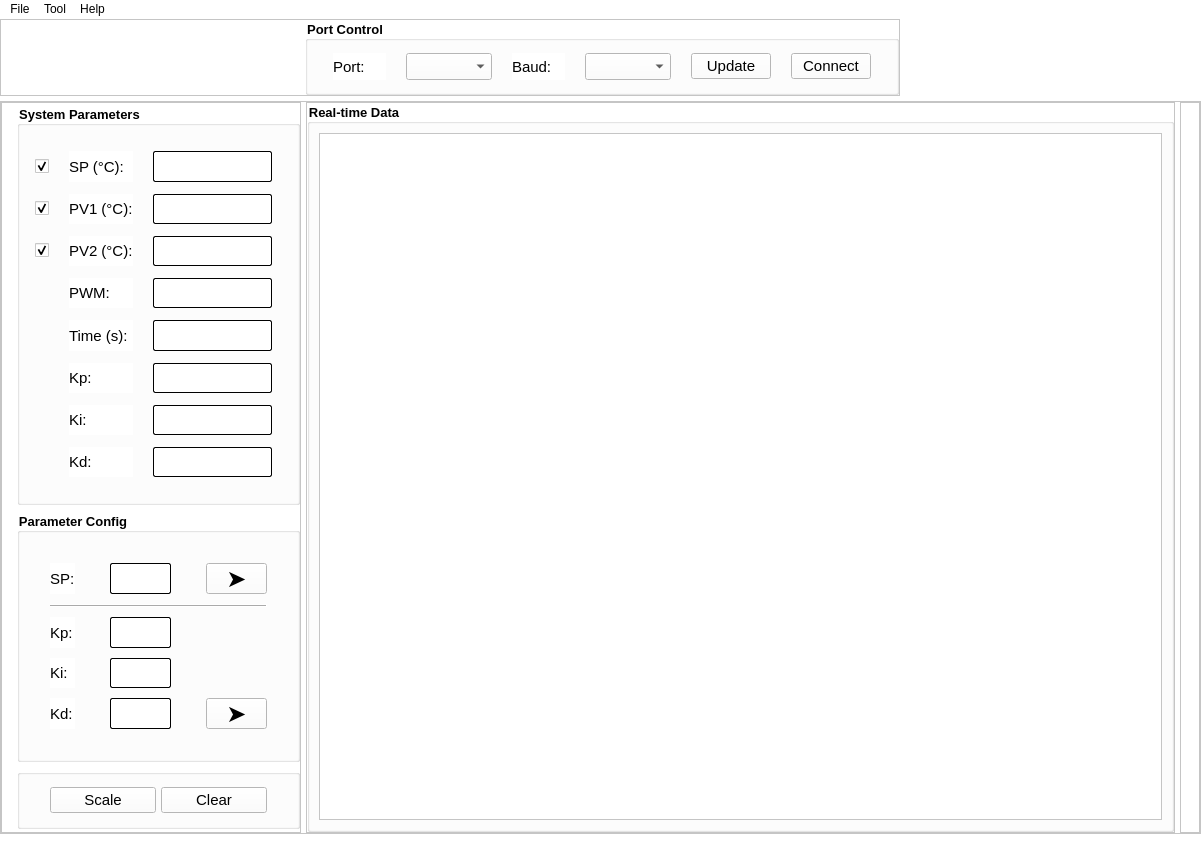
<?xml version="1.0" encoding="UTF-8"?>
<ui version="4.0">
 <class>MainWindow</class>
 <widget class="QMainWindow" name="MainWindow">
  <property name="geometry">
   <rect>
    <x>0</x>
    <y>0</y>
    <width>1201</width>
    <height>856</height>
   </rect>
  </property>
  <property name="windowTitle">
   <string>MainWindow</string>
  </property>
  <property name="styleSheet">
   <string notr="true">background-color: rgb(255, 255, 255);</string>
  </property>
  <widget class="QWidget" name="centralwidget">
   <layout class="QVBoxLayout" name="verticalLayout">
    <property name="spacing">
     <number>5</number>
    </property>
    <property name="leftMargin">
     <number>0</number>
    </property>
    <property name="topMargin">
     <number>0</number>
    </property>
    <property name="rightMargin">
     <number>0</number>
    </property>
    <property name="bottomMargin">
     <number>0</number>
    </property>
    <item>
     <widget class="QFrame" name="frame">
      <property name="maximumSize">
       <size>
        <width>900</width>
        <height>90</height>
       </size>
      </property>
      <property name="frameShape">
       <enum>QFrame::StyledPanel</enum>
      </property>
      <property name="frameShadow">
       <enum>QFrame::Raised</enum>
      </property>
      <layout class="QVBoxLayout" name="verticalLayout_3">
       <property name="spacing">
        <number>2</number>
       </property>
       <property name="leftMargin">
        <number>304</number>
       </property>
       <property name="topMargin">
        <number>0</number>
       </property>
       <property name="rightMargin">
        <number>0</number>
       </property>
       <property name="bottomMargin">
        <number>0</number>
       </property>
       <item>
        <widget class="QGroupBox" name="groupBox_4">
         <property name="font">
          <font>
           <pointsize>10</pointsize>
           <weight>75</weight>
           <bold>true</bold>
          </font>
         </property>
         <property name="title">
          <string>Port Control</string>
         </property>
         <layout class="QHBoxLayout" name="horizontalLayout_2">
          <property name="spacing">
           <number>20</number>
          </property>
          <property name="leftMargin">
           <number>25</number>
          </property>
          <property name="topMargin">
           <number>12</number>
          </property>
          <property name="rightMargin">
           <number>25</number>
          </property>
          <property name="bottomMargin">
           <number>12</number>
          </property>
          <item>
           <widget class="QLabel" name="port_text">
            <property name="font">
             <font>
              <pointsize>11</pointsize>
             </font>
            </property>
            <property name="text">
             <string>Port:</string>
            </property>
           </widget>
          </item>
          <item>
           <widget class="QComboBox" name="port_List">
            <property name="font">
             <font>
              <pointsize>12</pointsize>
             </font>
            </property>
            <property name="styleSheet">
             <string notr="true"/>
            </property>
           </widget>
          </item>
          <item>
           <widget class="QLabel" name="baud_text">
            <property name="font">
             <font>
              <pointsize>11</pointsize>
             </font>
            </property>
            <property name="text">
             <string>Baud:</string>
            </property>
           </widget>
          </item>
          <item>
           <widget class="QComboBox" name="baud_List">
            <property name="font">
             <font>
              <pointsize>12</pointsize>
             </font>
            </property>
            <property name="styleSheet">
             <string notr="true"/>
            </property>
           </widget>
          </item>
          <item>
           <widget class="QPushButton" name="update_Button">
            <property name="font">
             <font>
              <pointsize>11</pointsize>
             </font>
            </property>
            <property name="styleSheet">
             <string notr="true"/>
            </property>
            <property name="text">
             <string>Update</string>
            </property>
           </widget>
          </item>
          <item>
           <widget class="QPushButton" name="connect_Button">
            <property name="font">
             <font>
              <pointsize>11</pointsize>
             </font>
            </property>
            <property name="styleSheet">
             <string notr="true"/>
            </property>
            <property name="text">
             <string>Connect</string>
            </property>
            <property name="checkable">
             <bool>true</bool>
            </property>
           </widget>
          </item>
         </layout>
        </widget>
       </item>
      </layout>
     </widget>
    </item>
    <item>
     <widget class="QFrame" name="frame_2">
      <property name="frameShape">
       <enum>QFrame::StyledPanel</enum>
      </property>
      <property name="frameShadow">
       <enum>QFrame::Raised</enum>
      </property>
      <layout class="QHBoxLayout" name="horizontalLayout">
       <property name="spacing">
        <number>5</number>
       </property>
       <property name="leftMargin">
        <number>0</number>
       </property>
       <property name="topMargin">
        <number>0</number>
       </property>
       <property name="rightMargin">
        <number>0</number>
       </property>
       <property name="bottomMargin">
        <number>0</number>
       </property>
       <item>
        <widget class="QFrame" name="frame_3">
         <property name="maximumSize">
          <size>
           <width>300</width>
           <height>16777215</height>
          </size>
         </property>
         <property name="frameShape">
          <enum>QFrame::StyledPanel</enum>
         </property>
         <property name="frameShadow">
          <enum>QFrame::Raised</enum>
         </property>
         <layout class="QVBoxLayout" name="verticalLayout_2">
          <property name="spacing">
           <number>5</number>
          </property>
          <property name="leftMargin">
           <number>15</number>
          </property>
          <property name="topMargin">
           <number>0</number>
          </property>
          <property name="rightMargin">
           <number>0</number>
          </property>
          <property name="bottomMargin">
           <number>0</number>
          </property>
          <item>
           <widget class="QGroupBox" name="groupBox">
            <property name="maximumSize">
             <size>
              <width>500</width>
              <height>400</height>
             </size>
            </property>
            <property name="font">
             <font>
              <pointsize>10</pointsize>
              <weight>75</weight>
              <bold>true</bold>
             </font>
            </property>
            <property name="title">
             <string>System Parameters</string>
            </property>
            <layout class="QGridLayout" name="gridLayout">
             <property name="leftMargin">
              <number>15</number>
             </property>
             <property name="topMargin">
              <number>25</number>
             </property>
             <property name="rightMargin">
              <number>25</number>
             </property>
             <property name="bottomMargin">
              <number>25</number>
             </property>
             <property name="horizontalSpacing">
              <number>20</number>
             </property>
             <property name="verticalSpacing">
              <number>12</number>
             </property>
             <item row="0" column="0">
              <widget class="QCheckBox" name="checkBox">
               <property name="text">
                <string/>
               </property>
               <property name="checkable">
                <bool>true</bool>
               </property>
               <property name="checked">
                <bool>true</bool>
               </property>
              </widget>
             </item>
             <item row="0" column="1">
              <widget class="QLabel" name="port_text_2">
               <property name="font">
                <font>
                 <pointsize>11</pointsize>
                </font>
               </property>
               <property name="styleSheet">
                <string notr="true"/>
               </property>
               <property name="text">
                <string>SP (°C):</string>
               </property>
              </widget>
             </item>
             <item row="0" column="2">
              <widget class="QTextBrowser" name="textBrowser">
               <property name="sizePolicy">
                <sizepolicy hsizetype="Expanding" vsizetype="Expanding">
                 <horstretch>0</horstretch>
                 <verstretch>0</verstretch>
                </sizepolicy>
               </property>
               <property name="font">
                <font>
                 <family>Arial</family>
                 <pointsize>12</pointsize>
                 <weight>50</weight>
                 <bold>false</bold>
                </font>
               </property>
               <property name="styleSheet">
                <string notr="true">
QTextEdit {
	color: rgb(255, 0, 0);
    border: 0.5px solid black;
    border-radius: 2px;
	

}

</string>
               </property>
               <property name="verticalScrollBarPolicy">
                <enum>Qt::ScrollBarAlwaysOff</enum>
               </property>
               <property name="horizontalScrollBarPolicy">
                <enum>Qt::ScrollBarAlwaysOff</enum>
               </property>
              </widget>
             </item>
             <item row="1" column="0">
              <widget class="QCheckBox" name="checkBox_2">
               <property name="text">
                <string/>
               </property>
               <property name="checkable">
                <bool>true</bool>
               </property>
               <property name="checked">
                <bool>true</bool>
               </property>
              </widget>
             </item>
             <item row="1" column="1">
              <widget class="QLabel" name="port_text_3">
               <property name="font">
                <font>
                 <pointsize>11</pointsize>
                </font>
               </property>
               <property name="styleSheet">
                <string notr="true"/>
               </property>
               <property name="text">
                <string>PV1 (°C):</string>
               </property>
              </widget>
             </item>
             <item row="1" column="2">
              <widget class="QTextBrowser" name="textBrowser_2">
               <property name="font">
                <font>
                 <family>Arial</family>
                 <pointsize>12</pointsize>
                 <weight>50</weight>
                 <bold>false</bold>
                </font>
               </property>
               <property name="styleSheet">
                <string notr="true">QTextEdit {
	color: rgb(0, 0, 255);
    border: 0.5px solid black;
    border-radius: 2px;

}

</string>
               </property>
               <property name="verticalScrollBarPolicy">
                <enum>Qt::ScrollBarAlwaysOff</enum>
               </property>
               <property name="horizontalScrollBarPolicy">
                <enum>Qt::ScrollBarAlwaysOff</enum>
               </property>
              </widget>
             </item>
             <item row="2" column="0">
              <widget class="QCheckBox" name="checkBox_3">
               <property name="text">
                <string/>
               </property>
               <property name="checkable">
                <bool>true</bool>
               </property>
               <property name="checked">
                <bool>true</bool>
               </property>
              </widget>
             </item>
             <item row="2" column="1">
              <widget class="QLabel" name="port_text_4">
               <property name="font">
                <font>
                 <pointsize>11</pointsize>
                </font>
               </property>
               <property name="styleSheet">
                <string notr="true"/>
               </property>
               <property name="text">
                <string>PV2 (°C):</string>
               </property>
              </widget>
             </item>
             <item row="2" column="2">
              <widget class="QTextBrowser" name="textBrowser_3">
               <property name="font">
                <font>
                 <family>Arial</family>
                 <pointsize>12</pointsize>
                 <weight>50</weight>
                 <bold>false</bold>
                </font>
               </property>
               <property name="styleSheet">
                <string notr="true">QTextEdit {
	color: rgb(0, 209, 0);
    border: 0.5px solid black;
    border-radius: 2px;

}

</string>
               </property>
               <property name="verticalScrollBarPolicy">
                <enum>Qt::ScrollBarAlwaysOff</enum>
               </property>
               <property name="horizontalScrollBarPolicy">
                <enum>Qt::ScrollBarAlwaysOff</enum>
               </property>
              </widget>
             </item>
             <item row="3" column="1">
              <widget class="QLabel" name="port_text_9">
               <property name="font">
                <font>
                 <pointsize>11</pointsize>
                </font>
               </property>
               <property name="styleSheet">
                <string notr="true"/>
               </property>
               <property name="text">
                <string>PWM:</string>
               </property>
              </widget>
             </item>
             <item row="3" column="2">
              <widget class="QTextBrowser" name="textBrowser_4">
               <property name="font">
                <font>
                 <family>Arial</family>
                 <pointsize>12</pointsize>
                 <weight>50</weight>
                 <bold>false</bold>
                </font>
               </property>
               <property name="styleSheet">
                <string notr="true">QTextEdit {
	color: rgb(170, 85, 127);
    border: 0.5px solid black;
    border-radius: 2px;

}

</string>
               </property>
               <property name="verticalScrollBarPolicy">
                <enum>Qt::ScrollBarAlwaysOff</enum>
               </property>
               <property name="horizontalScrollBarPolicy">
                <enum>Qt::ScrollBarAlwaysOff</enum>
               </property>
              </widget>
             </item>
             <item row="4" column="1">
              <widget class="QLabel" name="port_text_13">
               <property name="font">
                <font>
                 <pointsize>11</pointsize>
                </font>
               </property>
               <property name="text">
                <string>Time (s):</string>
               </property>
              </widget>
             </item>
             <item row="4" column="2">
              <widget class="QTextBrowser" name="textBrowser_8">
               <property name="font">
                <font>
                 <family>Arial</family>
                 <pointsize>12</pointsize>
                 <weight>50</weight>
                 <bold>false</bold>
                </font>
               </property>
               <property name="styleSheet">
                <string notr="true">QTextEdit {
    border: 0.5px solid black;
    border-radius: 2px;

}
</string>
               </property>
               <property name="verticalScrollBarPolicy">
                <enum>Qt::ScrollBarAlwaysOff</enum>
               </property>
               <property name="horizontalScrollBarPolicy">
                <enum>Qt::ScrollBarAlwaysOff</enum>
               </property>
              </widget>
             </item>
             <item row="5" column="1">
              <widget class="QLabel" name="port_text_11">
               <property name="font">
                <font>
                 <pointsize>11</pointsize>
                </font>
               </property>
               <property name="text">
                <string>Kp:</string>
               </property>
              </widget>
             </item>
             <item row="5" column="2">
              <widget class="QTextBrowser" name="textBrowser_7">
               <property name="sizePolicy">
                <sizepolicy hsizetype="Expanding" vsizetype="Expanding">
                 <horstretch>0</horstretch>
                 <verstretch>0</verstretch>
                </sizepolicy>
               </property>
               <property name="font">
                <font>
                 <family>Arial</family>
                 <pointsize>12</pointsize>
                 <weight>50</weight>
                 <bold>false</bold>
                </font>
               </property>
               <property name="styleSheet">
                <string notr="true">QTextEdit {
    border: 0.5px solid black;
    border-radius: 2px;

}
</string>
               </property>
               <property name="verticalScrollBarPolicy">
                <enum>Qt::ScrollBarAlwaysOff</enum>
               </property>
               <property name="horizontalScrollBarPolicy">
                <enum>Qt::ScrollBarAlwaysOff</enum>
               </property>
              </widget>
             </item>
             <item row="6" column="1">
              <widget class="QLabel" name="port_text_10">
               <property name="font">
                <font>
                 <pointsize>11</pointsize>
                </font>
               </property>
               <property name="text">
                <string>Ki:</string>
               </property>
              </widget>
             </item>
             <item row="6" column="2">
              <widget class="QTextBrowser" name="textBrowser_6">
               <property name="font">
                <font>
                 <family>Arial</family>
                 <pointsize>12</pointsize>
                 <weight>50</weight>
                 <bold>false</bold>
                </font>
               </property>
               <property name="styleSheet">
                <string notr="true">QTextEdit {
    border: 0.5px solid black;
    border-radius: 2px;

}
</string>
               </property>
               <property name="verticalScrollBarPolicy">
                <enum>Qt::ScrollBarAlwaysOff</enum>
               </property>
               <property name="horizontalScrollBarPolicy">
                <enum>Qt::ScrollBarAlwaysOff</enum>
               </property>
              </widget>
             </item>
             <item row="7" column="1">
              <widget class="QLabel" name="port_text_12">
               <property name="font">
                <font>
                 <pointsize>11</pointsize>
                </font>
               </property>
               <property name="text">
                <string>Kd:</string>
               </property>
              </widget>
             </item>
             <item row="7" column="2">
              <widget class="QTextBrowser" name="textBrowser_5">
               <property name="font">
                <font>
                 <family>Arial</family>
                 <pointsize>12</pointsize>
                 <weight>50</weight>
                 <bold>false</bold>
                </font>
               </property>
               <property name="styleSheet">
                <string notr="true">QTextEdit {
    border: 0.5px solid black;
    border-radius: 2px;

}
</string>
               </property>
               <property name="verticalScrollBarPolicy">
                <enum>Qt::ScrollBarAlwaysOff</enum>
               </property>
               <property name="horizontalScrollBarPolicy">
                <enum>Qt::ScrollBarAlwaysOff</enum>
               </property>
              </widget>
             </item>
            </layout>
           </widget>
          </item>
          <item>
           <widget class="QGroupBox" name="groupBox_2">
            <property name="maximumSize">
             <size>
              <width>16777215</width>
              <height>250</height>
             </size>
            </property>
            <property name="font">
             <font>
              <pointsize>10</pointsize>
              <weight>75</weight>
              <bold>true</bold>
             </font>
            </property>
            <property name="title">
             <string>Parameter Config</string>
            </property>
            <layout class="QGridLayout" name="gridLayout_2">
             <property name="leftMargin">
              <number>30</number>
             </property>
             <property name="topMargin">
              <number>30</number>
             </property>
             <property name="rightMargin">
              <number>30</number>
             </property>
             <property name="bottomMargin">
              <number>30</number>
             </property>
             <property name="horizontalSpacing">
              <number>35</number>
             </property>
             <property name="verticalSpacing">
              <number>10</number>
             </property>
             <item row="0" column="0">
              <widget class="QLabel" name="port_text_8">
               <property name="font">
                <font>
                 <pointsize>11</pointsize>
                </font>
               </property>
               <property name="text">
                <string>SP:</string>
               </property>
              </widget>
             </item>
             <item row="0" column="1">
              <widget class="QTextEdit" name="send_Text">
               <property name="font">
                <font>
                 <pointsize>12</pointsize>
                </font>
               </property>
               <property name="styleSheet">
                <string notr="true">QTextEdit {
    border: 0.5px solid black;
    border-radius: 2px;

}
</string>
               </property>
               <property name="verticalScrollBarPolicy">
                <enum>Qt::ScrollBarAlwaysOff</enum>
               </property>
               <property name="horizontalScrollBarPolicy">
                <enum>Qt::ScrollBarAlwaysOff</enum>
               </property>
              </widget>
             </item>
             <item row="1" column="0" colspan="3">
              <widget class="QFrame" name="frame_5">
               <property name="frameShape">
                <enum>QFrame::HLine</enum>
               </property>
               <property name="frameShadow">
                <enum>QFrame::Raised</enum>
               </property>
              </widget>
             </item>
             <item row="2" column="0">
              <widget class="QLabel" name="port_text_5">
               <property name="font">
                <font>
                 <pointsize>11</pointsize>
                </font>
               </property>
               <property name="text">
                <string>Kp:</string>
               </property>
              </widget>
             </item>
             <item row="2" column="1">
              <widget class="QTextEdit" name="send_Text_2">
               <property name="font">
                <font>
                 <pointsize>11</pointsize>
                </font>
               </property>
               <property name="styleSheet">
                <string>QTextEdit {
    border: 0.5px solid black;
    border-radius: 2px;

}
</string>
               </property>
               <property name="verticalScrollBarPolicy">
                <enum>Qt::ScrollBarAlwaysOff</enum>
               </property>
               <property name="horizontalScrollBarPolicy">
                <enum>Qt::ScrollBarAlwaysOff</enum>
               </property>
              </widget>
             </item>
             <item row="3" column="0">
              <widget class="QLabel" name="port_text_6">
               <property name="font">
                <font>
                 <pointsize>11</pointsize>
                </font>
               </property>
               <property name="text">
                <string>Ki:</string>
               </property>
              </widget>
             </item>
             <item row="3" column="1">
              <widget class="QTextEdit" name="send_Text_3">
               <property name="font">
                <font>
                 <pointsize>11</pointsize>
                </font>
               </property>
               <property name="styleSheet">
                <string>QTextEdit {
    border: 0.5px solid black;
    border-radius: 2px;

}
</string>
               </property>
               <property name="verticalScrollBarPolicy">
                <enum>Qt::ScrollBarAlwaysOff</enum>
               </property>
               <property name="horizontalScrollBarPolicy">
                <enum>Qt::ScrollBarAlwaysOff</enum>
               </property>
              </widget>
             </item>
             <item row="4" column="0">
              <widget class="QLabel" name="port_text_7">
               <property name="font">
                <font>
                 <pointsize>11</pointsize>
                </font>
               </property>
               <property name="text">
                <string>Kd:</string>
               </property>
              </widget>
             </item>
             <item row="4" column="1">
              <widget class="QTextEdit" name="send_Text_4">
               <property name="font">
                <font>
                 <pointsize>11</pointsize>
                </font>
               </property>
               <property name="styleSheet">
                <string>QTextEdit {
    border: 0.5px solid black;
    border-radius: 2px;

}
</string>
               </property>
               <property name="verticalScrollBarPolicy">
                <enum>Qt::ScrollBarAlwaysOff</enum>
               </property>
               <property name="horizontalScrollBarPolicy">
                <enum>Qt::ScrollBarAlwaysOff</enum>
               </property>
              </widget>
             </item>
             <item row="0" column="2">
              <widget class="QPushButton" name="send_Button_2">
               <property name="font">
                <font>
                 <pointsize>18</pointsize>
                 <weight>75</weight>
                 <italic>false</italic>
                 <bold>true</bold>
                 <underline>false</underline>
                 <kerning>true</kerning>
                </font>
               </property>
               <property name="text">
                <string>➤</string>
               </property>
              </widget>
             </item>
             <item row="4" column="2">
              <widget class="QPushButton" name="send_Button">
               <property name="font">
                <font>
                 <pointsize>18</pointsize>
                 <weight>50</weight>
                 <bold>false</bold>
                </font>
               </property>
               <property name="text">
                <string>➤</string>
               </property>
              </widget>
             </item>
            </layout>
           </widget>
          </item>
          <item>
           <widget class="QGroupBox" name="groupBox_3">
            <property name="maximumSize">
             <size>
              <width>16777215</width>
              <height>60</height>
             </size>
            </property>
            <property name="font">
             <font>
              <pointsize>10</pointsize>
              <weight>75</weight>
              <bold>true</bold>
             </font>
            </property>
            <property name="title">
             <string/>
            </property>
            <layout class="QHBoxLayout" name="horizontalLayout_3">
             <property name="spacing">
              <number>5</number>
             </property>
             <property name="leftMargin">
              <number>30</number>
             </property>
             <property name="topMargin">
              <number>5</number>
             </property>
             <property name="rightMargin">
              <number>30</number>
             </property>
             <property name="bottomMargin">
              <number>5</number>
             </property>
             <item>
              <widget class="QPushButton" name="scale">
               <property name="font">
                <font>
                 <pointsize>11</pointsize>
                </font>
               </property>
               <property name="styleSheet">
                <string notr="true"/>
               </property>
               <property name="text">
                <string>Scale</string>
               </property>
               <property name="checkable">
                <bool>true</bool>
               </property>
              </widget>
             </item>
             <item>
              <widget class="QPushButton" name="clear_Button">
               <property name="font">
                <font>
                 <pointsize>11</pointsize>
                </font>
               </property>
               <property name="styleSheet">
                <string notr="true"/>
               </property>
               <property name="text">
                <string>Clear</string>
               </property>
              </widget>
             </item>
            </layout>
           </widget>
          </item>
         </layout>
        </widget>
       </item>
       <item>
        <widget class="QFrame" name="frame_4">
         <property name="frameShape">
          <enum>QFrame::StyledPanel</enum>
         </property>
         <property name="frameShadow">
          <enum>QFrame::Raised</enum>
         </property>
         <layout class="QHBoxLayout" name="horizontalLayout_4">
          <property name="spacing">
           <number>5</number>
          </property>
          <property name="leftMargin">
           <number>0</number>
          </property>
          <property name="topMargin">
           <number>0</number>
          </property>
          <property name="rightMargin">
           <number>0</number>
          </property>
          <property name="bottomMargin">
           <number>0</number>
          </property>
          <item>
           <widget class="QGroupBox" name="groupBox_5">
            <property name="font">
             <font>
              <pointsize>10</pointsize>
              <weight>75</weight>
              <bold>true</bold>
             </font>
            </property>
            <property name="title">
             <string>Real-time Data</string>
            </property>
            <layout class="QHBoxLayout" name="horizontalLayout_6">
             <item>
              <widget class="QGraphicsView" name="graphicsView"/>
             </item>
            </layout>
           </widget>
          </item>
         </layout>
        </widget>
       </item>
       <item>
        <widget class="QFrame" name="frame_6">
         <property name="maximumSize">
          <size>
           <width>100</width>
           <height>16777215</height>
          </size>
         </property>
         <property name="frameShape">
          <enum>QFrame::StyledPanel</enum>
         </property>
         <property name="frameShadow">
          <enum>QFrame::Raised</enum>
         </property>
         <layout class="QHBoxLayout" name="horizontalLayout_5"/>
        </widget>
       </item>
      </layout>
     </widget>
    </item>
   </layout>
  </widget>
  <widget class="QMenuBar" name="menubar">
   <property name="geometry">
    <rect>
     <x>0</x>
     <y>0</y>
     <width>1201</width>
     <height>26</height>
    </rect>
   </property>
   <widget class="QMenu" name="menuFile">
    <property name="title">
     <string>File</string>
    </property>
    <addaction name="actionImport"/>
    <addaction name="actionExport"/>
    <addaction name="separator"/>
    <addaction name="separator"/>
   </widget>
   <widget class="QMenu" name="menuTool">
    <property name="title">
     <string>Tool</string>
    </property>
    <addaction name="actionad"/>
   </widget>
   <widget class="QMenu" name="menuHelp">
    <property name="title">
     <string>Help</string>
    </property>
   </widget>
   <addaction name="menuFile"/>
   <addaction name="menuTool"/>
   <addaction name="menuHelp"/>
  </widget>
  <widget class="QStatusBar" name="statusbar"/>
  <action name="actionImport">
   <property name="text">
    <string>Import</string>
   </property>
  </action>
  <action name="actionExport">
   <property name="text">
    <string>Export</string>
   </property>
  </action>
  <action name="actionad">
   <property name="text">
    <string>Ziggler Nichols 2</string>
   </property>
  </action>
 </widget>
 <resources/>
 <connections/>
</ui>
